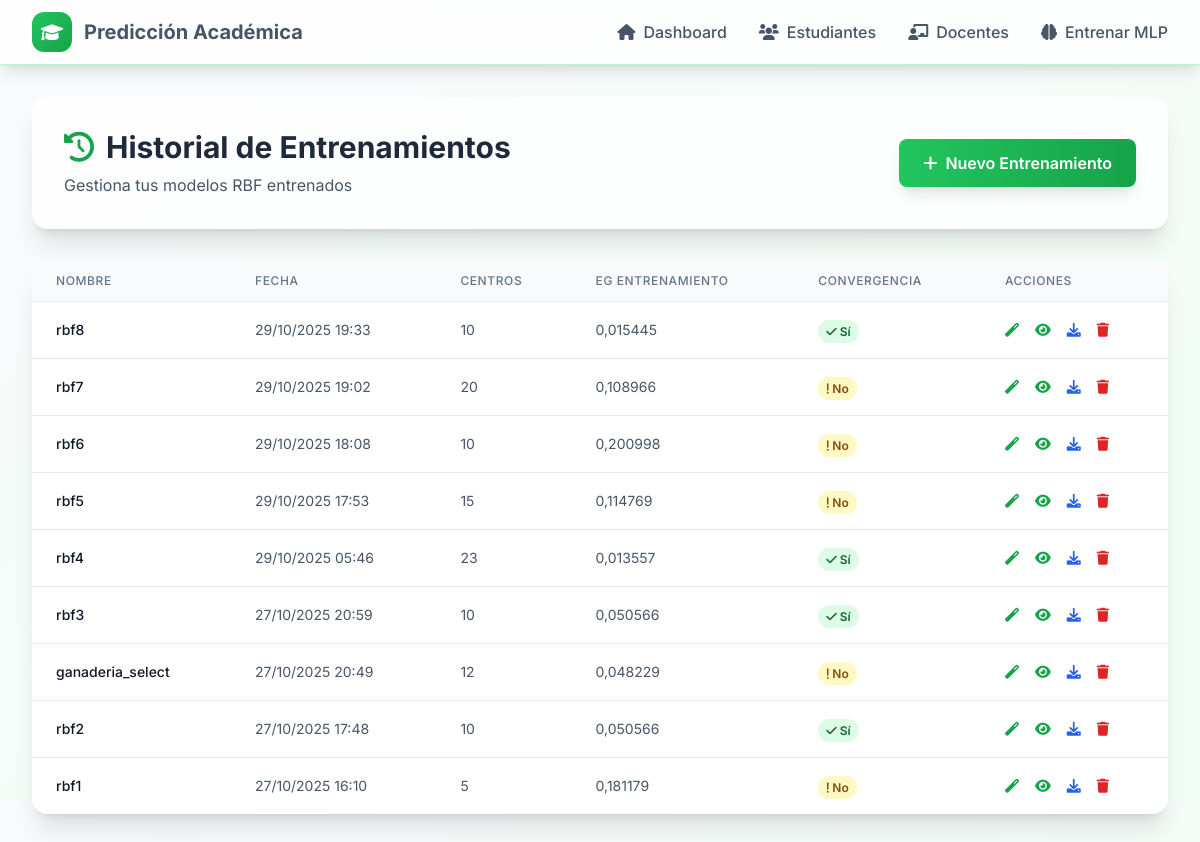
Page /rbf/historial/ on the committed database.
### rbf/models.py (models this page shows, shortened)
class RBFTraining(models.Model):
    nombre = models.CharField(max_length=100, verbose_name="Nombre del entrenamiento")
    fecha_creacion = models.DateTimeField(auto_now_add=True, verbose_name="Fecha de creación")
    num_centros = models.IntegerField(
        verbose_name="Número de centros radiales",
        validators=[MinValueValidator(2), MaxValueValidator(50)]
    )
    porcentaje_entrenamiento = models.FloatField(
        verbose_name="Porcentaje de entrenamiento",
        validators=[MinValueValidator(50.0), MaxValueValidator(90.0)],
        default=70.0
    )
    error_aproximacion = models.FloatField(
        verbose_name="Error de aproximación óptimo",
        validators=[MaxValueValidator(1.0)],
        default=0.1
    )
    columnas_entrada = models.JSONField(verbose_name="Columnas de entrada")
    columnas_salida = models.JSONField(verbose_name="Columnas de salida")
    centros_radiales = models.JSONField(verbose_name="Centros radiales (Rj)")
    pesos_finales = models.JSONField(verbose_name="Pesos finales (W)")
    umbral = models.FloatField(verbose_name="Umbral (W0)")
    metricas_entrenamiento = models.JSONField(verbose_name="Métricas de entrenamiento (EG, MAE, RMSE)")
    metricas_prueba = models.JSONField(verbose_name="Métricas de prueba (EG, MAE, RMSE)")
    y_train_real = models.JSONField(
        verbose_name="Valores reales de entrenamiento",
        null=True,
        blank=True,
        help_text="Valores reales (Y) del conjunto de entrenamiento"
    )
    y_train_pred = models.JSONField(
        verbose_name="Valores predichos de entrenamiento",
        null=True,
        blank=True,
        help_text="Valores predichos (Y_pred) del conjunto de entrenamiento"
    )
    y_test_real = models.JSONField(
        verbose_name="Valores reales de prueba",
        null=True,
        blank=True,
        help_text="Valores reales (Y) del conjunto de prueba"
    )
    y_test_pred = models.JSONField(
        verbose_name="Valores predichos de prueba",
        null=True,
        blank=True,
        help_text="Valores predichos (Y_pred) del conjunto de prueba"
    )
    convergencia = models.BooleanField(
        verbose_name="Convergencia alcanzada",
        default=False
    )
    estadisticas_normalizacion = models.JSONField(
        verbose_name="Estadísticas de normalización (mean, std)",
        null=True,
        blank=True,
        default=dict
    )
    dataset_normalizado = models.JSONField(
        verbose_name="Dataset normalizado completo",
        null=True,
        blank=True,
        help_text="Dataset completo normalizado para exportación"
    )
    procesamiento_interno = models.JSONField(
        verbose_name="Procesamiento matemático interno",
        null=True,
        blank=True,
        help_text="Todos los pasos matemáticos del entrenamiento"
    )
    archivo_datos = models.FileField(
        upload_to='rbf_training_data/',
        verbose_name="Archivo de datos",
        null=True,
        blank=True
    )
    class Meta:
        verbose_name = "Entrenamiento RBF"
        verbose_name_plural = "Entrenamientos RBF"
        ordering = ['-fecha_creacion']

### rbf/views.py (the view)
# urls.py: path('historial/', views.historial_rbf, name='historial_rbf'),
def historial_rbf(request):
    entrenamientos = RBFTraining.objects.all().order_by('-fecha_creacion')
    context = {
        'trainings': entrenamientos
    }
    return render(request, 'rbf/historial.html', context)

### templates/rbf/historial.html (shortened to what this page needs)
{% extends 'base.html' %}
{% block content %}
<div class="max-w-7xl mx-auto px-4 sm:px-6 lg:px-8 py-8">
    <div class="bg-white/80 backdrop-blur-md rounded-2xl shadow-xl p-8 mb-8 flex items-center justify-between">
        <div>
            <h1 class="text-3xl font-bold text-accent-800 mb-2">
                <i class="fas fa-history mr-3 text-primary-600"></i>Historial de Entrenamientos
            </h1>
            <p class="text-accent-600">Gestiona tus modelos RBF entrenados</p>
        </div>
        <a href="{% url 'rbf:cargar_datos_rbf' %}" class="bg-gradient-to-r from-primary-500 to-primary-600 text-white px-6 py-3 rounded-lg font-semibold hover:from-primary-600 hover:to-primary-700 transition-all shadow-lg hover:shadow-xl">
            <i class="fas fa-plus mr-2"></i>Nuevo Entrenamiento
        </a>
    </div>
    {% if trainings %}
    <div class="bg-white/80 backdrop-blur-md rounded-2xl shadow-xl overflow-hidden">
        <div class="overflow-x-auto">
            <table class="min-w-full divide-y divide-accent-200">
                <thead class="bg-accent-50">
                    <tr>
                        <th class="px-6 py-3 text-left text-xs font-medium text-accent-500 uppercase tracking-wider">Nombre</th>
                        <th class="px-6 py-3 text-left text-xs font-medium text-accent-500 uppercase tracking-wider">Fecha</th>
                        <th class="px-6 py-3 text-left text-xs font-medium text-accent-500 uppercase tracking-wider">Centros</th>
                        <th class="px-6 py-3 text-left text-xs font-medium text-accent-500 uppercase tracking-wider">EG Entrenamiento</th>
                        <th class="px-6 py-3 text-left text-xs font-medium text-accent-500 uppercase tracking-wider">Convergencia</th>
                        <th class="px-6 py-3 text-left text-xs font-medium text-accent-500 uppercase tracking-wider">Acciones</th>
                    </tr>
                </thead>
                <tbody class="bg-white divide-y divide-accent-200">
                    {% for training in trainings %}
                    <tr class="hover:bg-primary-50 transition-colors">
                        <td class="px-6 py-4 whitespace-nowrap text-sm font-medium text-accent-900">
                            {{ training.nombre }}
                        </td>
                        <td class="px-6 py-4 whitespace-nowrap text-sm text-accent-600">
                            {{ training.fecha_creacion|date:"d/m/Y H:i" }}
                        </td>
                        <td class="px-6 py-4 whitespace-nowrap text-sm text-accent-600">
                            {{ training.num_centros }}
                        </td>
                        <td class="px-6 py-4 whitespace-nowrap text-sm text-accent-600">
                            {{ training.metricas_entrenamiento.EG|floatformat:6 }}
                        </td>
                        <td class="px-6 py-4 whitespace-nowrap">
                            {% if training.convergencia %}
                            <span class="px-2 py-1 text-xs font-semibold rounded-full bg-green-100 text-green-800">
                                <i class="fas fa-check"></i> Sí
                            </span>
                            {% else %}
                            <span class="px-2 py-1 text-xs font-semibold rounded-full bg-yellow-100 text-yellow-800">
                                <i class="fas fa-exclamation"></i> No
                            </span>
                            {% endif %}
                        </td>
                        <td class="px-6 py-4 whitespace-nowrap text-sm">
                            <div class="flex items-center space-x-4">
                                <a href="{% url 'rbf:predecir_rbf' training.id %}" class="text-green-600 hover:text-green-800" title="Hacer predicción">
                                    <i class="fas fa-magic"></i>
                                </a>
                                <a href="{% url 'rbf:detalles_rbf' training.id %}" class="text-primary-600 hover:text-primary-800" title="Ver detalles">
                                    <i class="fas fa-eye"></i>
                                </a>
                                <a href="{% url 'rbf:descargar_modelo_rbf' training.id %}" class="text-blue-600 hover:text-blue-800" title="Descargar">
                                    <i class="fas fa-download"></i>
                                </a>
                                <form method="post" action="{% url 'rbf:eliminar_rbf' training.id %}" class="inline">
                                    <button type="submit" class="text-red-600 hover:text-red-800" title="Eliminar" onclick="return confirm('¿Estás seguro de eliminar este entrenamiento?');">
                                        <i class="fas fa-trash"></i>
                                    </button>
                                </form>
                            </div>
                        </td>
                    </tr>
                    {% endfor %}
                </tbody>
            </table>
        </div>
    </div>
    {% endif %}
</div>
{% endblock %}

### static/css/style.css (style rules this page uses)
body { font-family: 'Inter', system-ui, -apple-system, sans-serif; }

### rows in the picture
RBFTraining: nombre "rbf8", fecha_creacion "29/10/2025 19:33", num_centros "10", metricas_entrenamiento.EG "0,015445", convergencia True (drawn)
RBFTraining: nombre "rbf7", fecha_creacion "29/10/2025 19:02", num_centros "20", metricas_entrenamiento.EG "0,108966", convergencia False (drawn)
RBFTraining: nombre "rbf6", fecha_creacion "29/10/2025 18:08", num_centros "10", metricas_entrenamiento.EG "0,200998", convergencia False (drawn)
RBFTraining: nombre "rbf5", fecha_creacion "29/10/2025 17:53", num_centros "15", metricas_entrenamiento.EG "0,114769", convergencia False (drawn)
RBFTraining: nombre "rbf4", fecha_creacion "29/10/2025 05:46", num_centros "23", metricas_entrenamiento.EG "0,013557", convergencia True (drawn)
RBFTraining: nombre "rbf3", fecha_creacion "27/10/2025 20:59", num_centros "10", metricas_entrenamiento.EG "0,050566", convergencia True (drawn)
RBFTraining: nombre "ganaderia_select", fecha_creacion "27/10/2025 20:49", num_centros "12", metricas_entrenamiento.EG "0,048229", convergencia False (drawn)
RBFTraining: nombre "rbf2", fecha_creacion "27/10/2025 17:48", num_centros "10", metricas_entrenamiento.EG "0,050566", convergencia True (drawn)
RBFTraining: nombre "rbf1", fecha_creacion "27/10/2025 16:10", num_centros "5", metricas_entrenamiento.EG "0,181179", convergencia False (drawn)
